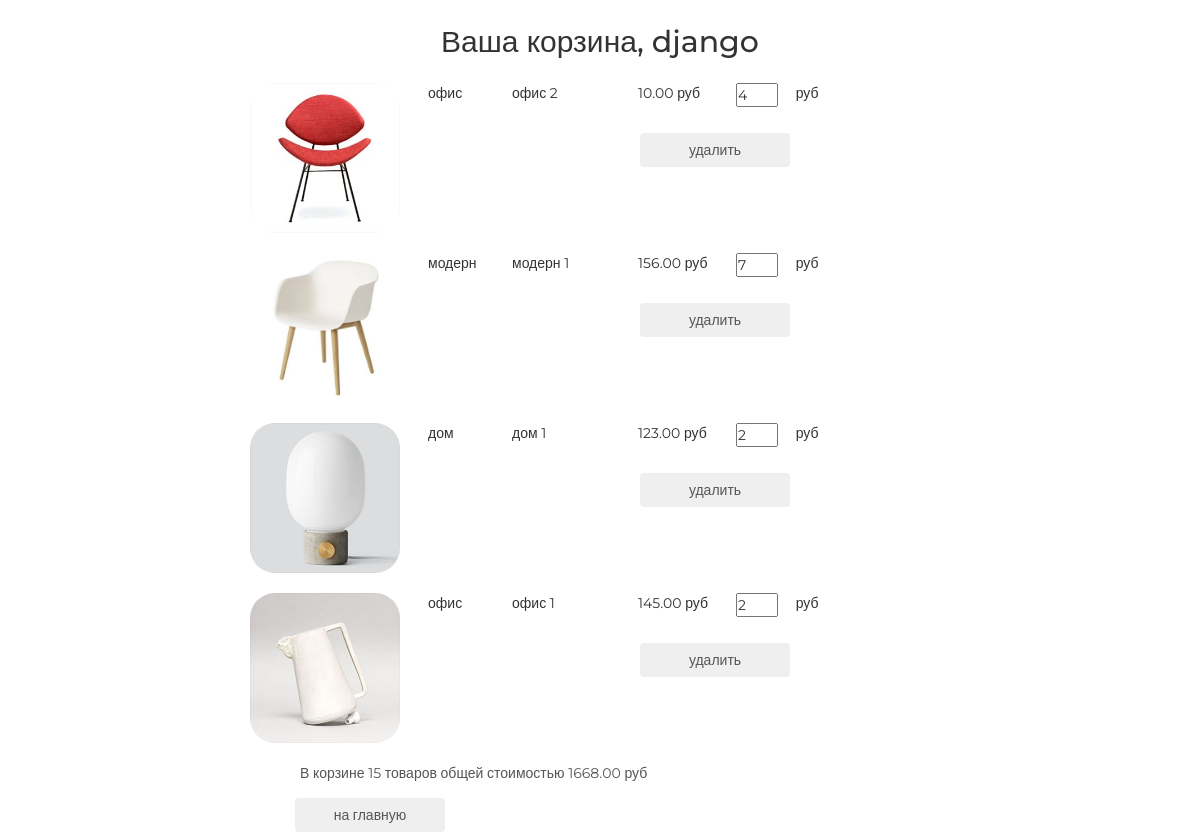
Page /basket/ (signed in) on the committed database.
### authapp/models.py (models this page shows)
class ShopUser(AbstractUser):
    avatar = models.ImageField(upload_to='users_avatars', blank=True, verbose_name='Аватар')
    age = models.PositiveSmallIntegerField(verbose_name='Возраст')

### basketapp/models.py (models this page shows)
class Basket(models.Model):
    user = models.ForeignKey(settings.AUTH_USER_MODEL, on_delete=models.CASCADE, related_name='basket')
    product = models.ForeignKey(Product, on_delete=models.CASCADE)
    quantity = models.PositiveSmallIntegerField(default=0)
    add_datetime = models.DateTimeField(auto_now_add=True)
    @property
    def product_cost(self):
        return self.quantity * self.product.price
    @property
    def total_quantity(self):
        _items = Basket.objects.filter(user=self.user)
        return sum(list(map(lambda x: x.quantity, _items)))
    @property
    def total_cost(self):
        _items = Basket.objects.filter(user=self.user)
        return sum(list(map(lambda x: x.product_cost, _items)))

### mainapp/models.py (models this page shows, shortened)
class Product(models.Model):
    category = models.ForeignKey(ProductCategory, on_delete=models.CASCADE, verbose_name='категория')
    name = models.CharField(max_length=128, verbose_name='название')
    image = models.ImageField(upload_to='products/', blank=True, verbose_name='картинка')
    short_desc = models.CharField(max_length=255, verbose_name='краткое описание')
    description = models.TextField(verbose_name='описание')
    price = models.DecimalField(decimal_places=2, max_digits=10, default=0, verbose_name='цена')
    quantity = models.PositiveSmallIntegerField(default=0, verbose_name='количество')
    is_active = models.BooleanField(default=True)

class ProductCategory(models.Model):
    name = models.CharField(max_length=64, unique=True, verbose_name='название')
    description = models.TextField(verbose_name='описание')
    is_active = models.BooleanField(verbose_name='активна', default=True)
    class Meta:
        verbose_name = 'категория'
        verbose_name_plural = 'категории'
        ordering = ('-id',)

### basketapp/views.py (the view)
# urls.py: path('', basket.basket, name='basket'),
@login_required
def basket(request):
    baskets_list = Basket.objects.filter(user=request.user)
    context = {
        'baskets': baskets_list
    }
    return render(request, 'basketapp/basket.html' , context)

### basketapp/templates/basketapp/basket.html
{% extends 'basketapp/base.html' %}
{% load static %}
{% block content %}
    <div class="basket_list">
        {% include 'basketapp/includes/inc_baskets_list.html' %}
        <button class="btn btn-round">
            <a href="{% url 'index' %}">на главную</a>
        </button>
    </div>
{% endblock %}

### basketapp/templates/basketapp/base.html (shortened to what this page needs)
<!DOCTYPE html>
{% load static %}
<html>
<head>
    {% block css %}
    <link rel="stylesheet" href="{% static 'css/bootstrap.min.css' %}">
    <link rel="stylesheet" href="{% static 'css/style.css' %}">
    <link rel="stylesheet" href="{% static
'fonts/font-awesome/css/font-awesome.css' %}">
    {% endblock %}
</head>
<body>
<div class="basket_container">
    <div class="h2 text-center head">
        Ваша корзина, {% if user.first_name %}{{ user.first_name }}{% else %}Пользователь{% endif %}
    </div>
    {% block content %}
    {% endblock %}
</div>
</body>
</html>

### basketapp/templates/basketapp/includes/inc_baskets_list.html
{% for item in baskets %}
    <div class="basket_record">
        <img src="/media/{{ item.product.image }}"
             alt="{{ item.product.short_desc }}">
        <span class="category_name">{{ item.product.category.name }}</span>
        <span class="product_name">{{ item.product.name }}</span>
        <span class="product_price">{{ item.product.price }}&nbspруб</span>
        <input type="number" name="{{ item.pk }}"
               min="0"
               value="{{ item.quantity }}">
        <span class="product_cost">{{ item.cost }}&nbspруб</span>
        <button class="btn btn-round">
            <a href="{% url 'basket:remove' item.pk %}" class="">
                удалить
            </a>
        </button>
    </div>
{% endfor %}
{% if baskets %}
<div class="basket_summary">
    В корзине {{ baskets.0.total_quantity }} товаров общей стоимостью
    {{ baskets.0.total_cost }} руб
</div>
{% endif %}

### static/css/style.css (style rules this page uses)
* { margin: 0; padding: 0; }
body { font-family: 'Montserrat', sans-serif; }
html, body { height: 100%; }
.basket_container { margin: 25px auto; width: 700px; }
.basket_list input[type="number"] { width: 3em; position: relative; display: block; float: left; }
.basket_list span.category_name { margin-left: 2em; width: 5em; position: relative; display: block; float: left; }
.basket_list span.product_name { margin-left: 1em; width: 8em; position: relative; display: block; float: left; }
.basket_list span.product_price { margin-left: 1em; width: 7em; position: relative; display: block; float: left; }
.basket_list span.product_cost { margin-left: 1em; width: 7em; position: relative; display: block; float: left; }
.basket_list .basket_record { position: relative; display: block; height: 170px; float: none; }
.basket_container .head { margin: 25px auto; }
.basket_list .basket_record button { margin-top: 50px; margin-left: 390px; width: 150px; position: absolute; display: block; float: left; }
.basket_list button { margin-left: 45px; width: 150px; display: block; float: left; }
.basket_container button a { text-decoration: none; color: #555; }
.basket_container img { display: block; float: left; width: 150px; border-radius: 25px; }
.basket_container .basket_summary { display: block; margin-left: 50px; margin-bottom: 15px; color: #555; }

### rows in the picture
ShopUser: first_name "django"
Basket: product.image (picture), product.category.name "офис", product.name "офис 2", product.price "10.00", quantity "4", user+quantity "15", user+quantity+product "1668.00"
Basket: product.image (picture), product.category.name "модерн", product.name "модерн 1", product.price "156.00", quantity "7"
Basket: product.image (picture), product.category.name "дом", product.name "дом 1", product.price "123.00", quantity "2"
Basket: product.image (picture), product.category.name "офис", product.name "офис 1", product.price "145.00", quantity "2"
